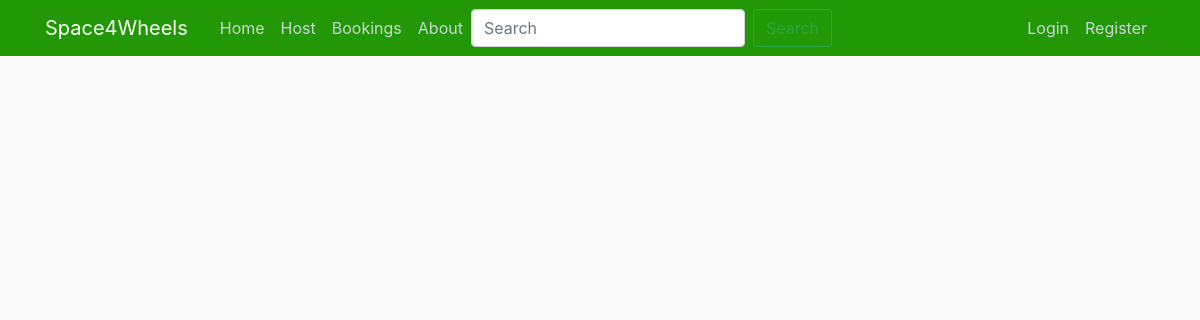
/, run on an earlier commit of the app's database.
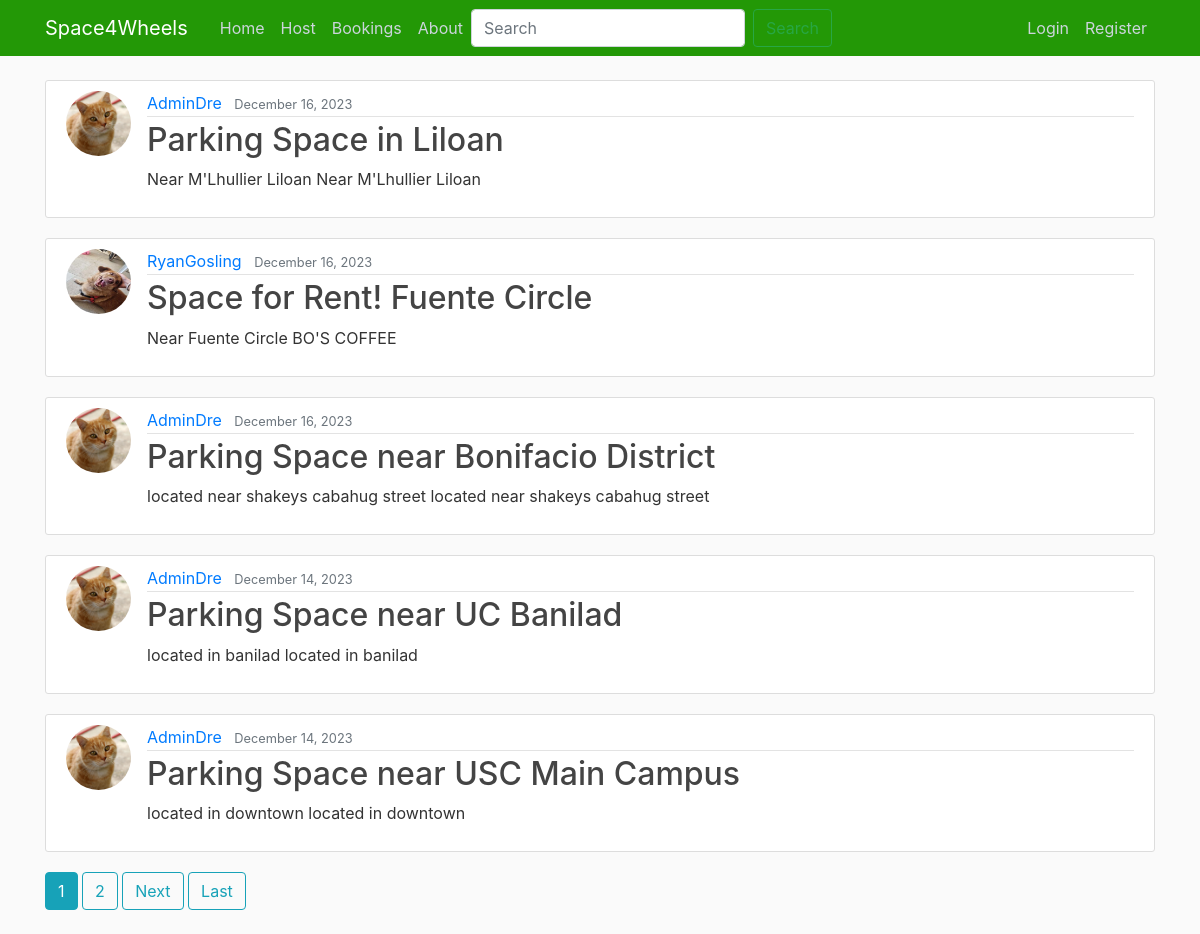
And on a later commit of the database.
### Space4Wheels/models.py (models this page shows)
class Post(models.Model):
    PRICE_RATES = [
        ('day', 'Per Day'),
        ('week', 'Per Week'),
        ('month', 'Per Month'),
    ]
    CAR_SPACE_TYPES = [
        ('Driveway', 'Driveway'),
        ('Garage', 'Garage'),
        ('Open Lot', 'Open Lot'),
    ]
    STATUS_TYPES = [
        ('available', 'Available'),
        ('unavailable', 'Unavailable')
    ]
    title = models.CharField(max_length=100)
    content = models.TextField()
    country = models.CharField(max_length=100)
    city = models.CharField(max_length=100)
    address = models.CharField(max_length=255)
    price = models.DecimalField(max_digits=10, decimal_places=2)
    price_rate = models.CharField(max_length=20, choices=PRICE_RATES)  # per day, per week, per month
    car_space_pics = models.ImageField(upload_to='car_space_pics')
    car_space_type = models.CharField(max_length=20, choices=CAR_SPACE_TYPES)
    map_image = models.TextField()
    additional_notes = models.TextField(blank=True, null=True)  # Optional
    status = models.CharField(max_length=20, default='available', choices=STATUS_TYPES)  # available/booked
    date_posted = models.DateTimeField(default=timezone.now)
    date_updated = models.DateTimeField(default=timezone.now)
    author = models.ForeignKey(User, on_delete=models.CASCADE)
    rating_rating = models.FloatField(default=0)

### users/models.py (models this page shows, shortened)
class Profile(models.Model):
    user = models.OneToOneField(User, on_delete=models.CASCADE)
    image = models.ImageField(default='default.jpg', upload_to='profile_pics')
    contact_number = PhoneNumberField(blank=True, null=True)

### Space4Wheels/views.py (the view)
# urls.py: path('', PostListView.as_view(), name='Space4Wheels-home'),
class PostListView(ListView):
    model = Post
    template_name = 'Space4Wheels/home.html' # app>/<model>_<viewtype.html>
    context_object_name = 'posts'
    paginate_by = 5
    def get_queryset(self):
        queryset = Post.objects.filter(status='available')
        queryset = queryset.order_by('-date_posted')
        return queryset
    def get_context_data(self, **kwargs):
        context = super().get_context_data(**kwargs)
        context['author_username'] = self.request.GET.get('author_username', '')
        return context

### Space4Wheels/templates/Space4Wheels/home.html (shortened to what this page needs)
{% extends "Space4Wheels/base.html" %}
{% block content %}
    {% for post in posts %}
        <article class="media content-section">
          <img class="rounded-circle article-img" src="{{ post.author.profile.image.url }}">
          <div class="media-body">
            <div class="article-metadata">
              <a class="mr-2" href="{% url 'author-profile' %}?author_username={{ post.author.username }}">{{ post.author }}</a>
              <small class="text-muted">{{ post.date_posted|date:"F d, Y" }}</small>
            </div>
            <h2><a class="article-title" href="{% url 'post-detail' post.id %}">{{ post.title }}</a></h2>
            <p class="article-content">{{ post.content }}</p>
          </div>
        </article>
    {% endfor %}
    {% if is_paginated %}
      {% for num in page_obj.paginator.page_range %}
        {% if page_obj.number == num %}
          <a class="btn btn-info mb-4" href="?page={{ num }}">{{ num }}</a>
        {% elif num > page_obj.number|add:'-3' and num < page_obj.number|add:'3' %}
          <a class="btn btn-outline-info mb-4" href="?page={{ num }}">{{ num }}</a>
        {% endif %}
      {% endfor %}
      {% if page_obj.has_next %}
        <a class="btn btn-outline-info mb-4" href="?page={{ page_obj.next_page_number }}">Next</a>
        <a class="btn btn-outline-info mb-4" href="?page={{ page_obj.paginator.num_pages }}">Last</a>
      {% endif %}
    {% endif %}
{% endblock content %}

What changed in the data, as far as the page shows it:
added Post: author.profile.image (picture), author "AdminDre", date_posted "December 16, 2023", title "Parking Space in Liloan", content "Near M'Lhullier Liloan Near M'Lhullier Liloan"
added Post: author.profile.image (placeholder picture), author "RyanGosling", date_posted "December 16, 2023", title "Space for Rent! Fuente Circle", content "Near Fuente Circle BO'S COFFEE"
added Post: author.profile.image (picture), author "AdminDre", date_posted "December 16, 2023", title "Parking Space near Bonifacio District", content "located near shakeys cabahug street located near shakeys cabahug street"
added Post: author.profile.image (picture), author "AdminDre", date_posted "December 14, 2023", title "Parking Space near UC Banilad", content "located in banilad located in banilad"
added Post: author.profile.image (picture), author "AdminDre", date_posted "December 14, 2023", title "Parking Space near USC Main Campus", content "located in downtown located in downtown"
Also different on the page:
new list line: "1"
new list line: "2"
text now shown: "Next Last"
